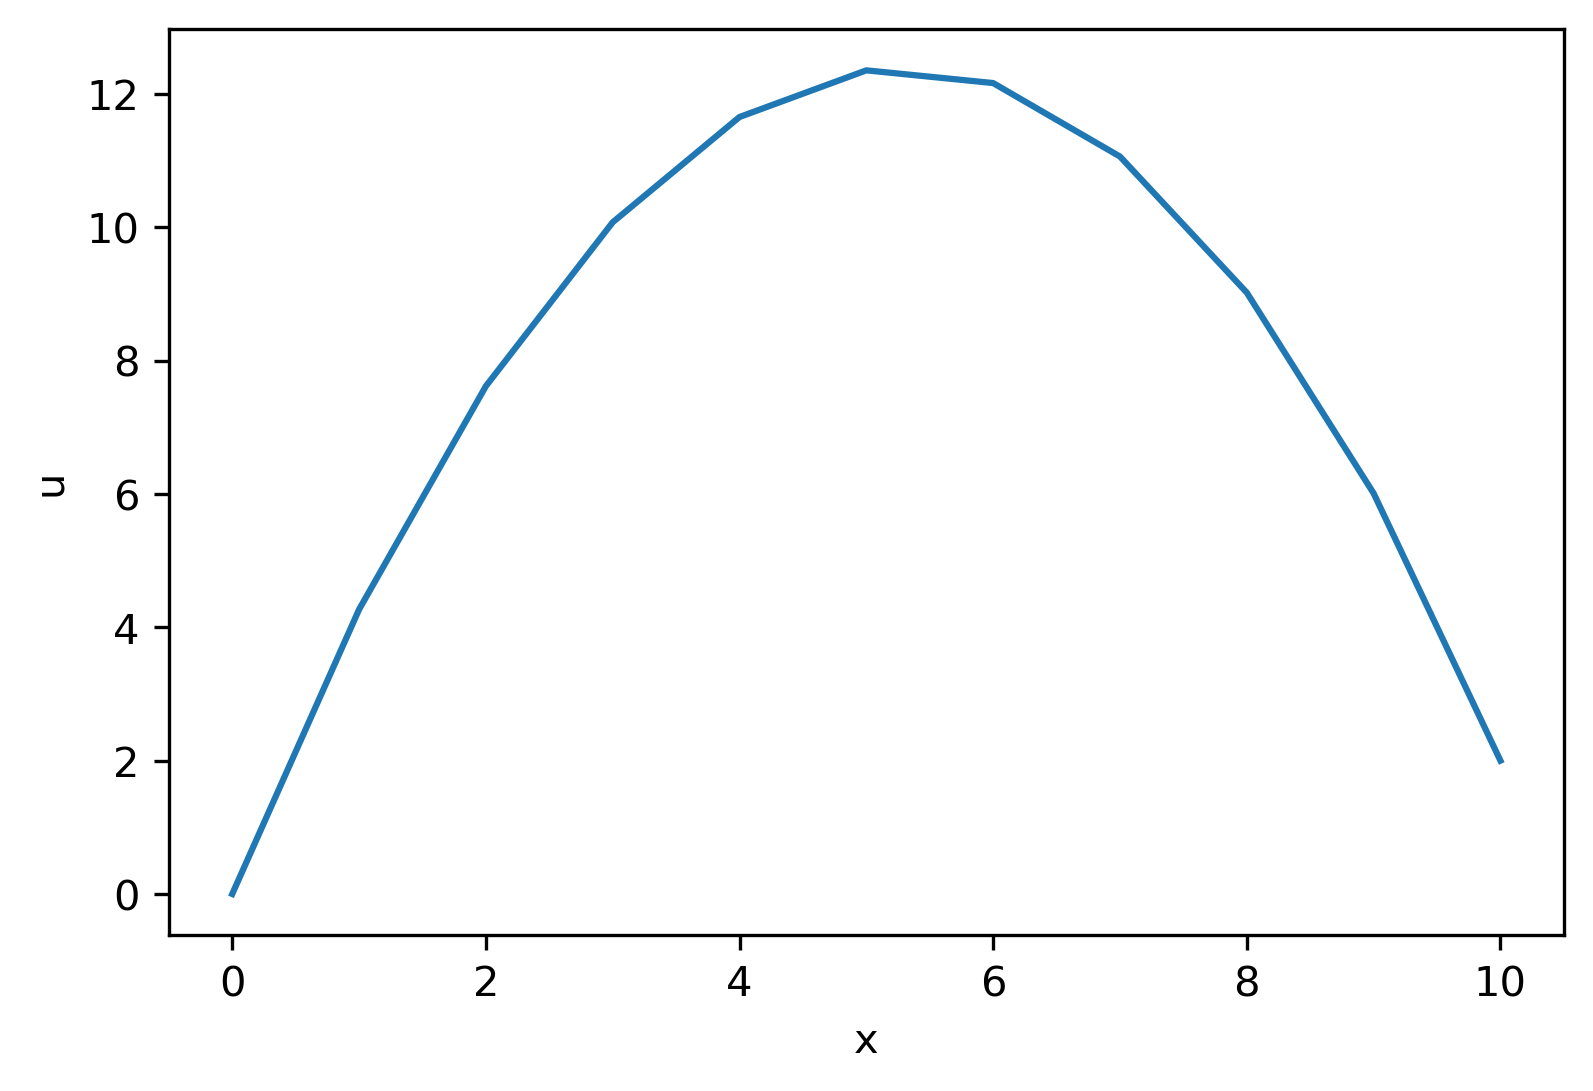

Generate this figure with Python:
#!/usr/bin/env python3
# -*- coding: utf-8 -*-
"""
BE523 Biosystems Analysis & Design
HW20 - Question 1. Laplace equation and membranes in 1D

Created on Wed Mar 24 23:04:28 2021
@author: eduardo
"""
import numpy as np
import matplotlib.pyplot as plt

def gauss1D(u, P, T, dx, maxiter=25):
    """ Gauss-Seidel solution to Poisson elliptic equation in 1-dimension
    u: array, x-axis coordinates list
    P: float, uniform pressure on the membrane
    T: float, tension of the membrane
    dx: float, increment in the x-axis
    maxiter: int, max iterations
    """
    for j in range(maxiter):
        for i in range(1, len(u)-1):  # do not change the edges
            u[i] = 0.5 * (u[i+1] + u[i-1] - (P/T) * dx**2)
    return u

resolution = 10  # number of points along x-axis
minX = 0
maxX = 1
P = -1  # Uniform pressure on the membrane
T = 1  # Tension of the membrane

x = np.linspace(0, resolution, resolution+1)
u = np.zeros(resolution+1, dtype=float)
dx = (maxX - minX) / resolution  # increment

# Modifications
u[-1] = 2
P = -100
u[5] = 4
print(u)

# Solve using Gauss-Seidel function
u2 = gauss1D(u, P, T, dx)

plt.plot(x, u2)
plt.xlabel('x')
plt.ylabel('u')
plt.savefig('q1_poisson1D.png', dpi=300, bbox_inches='tight')